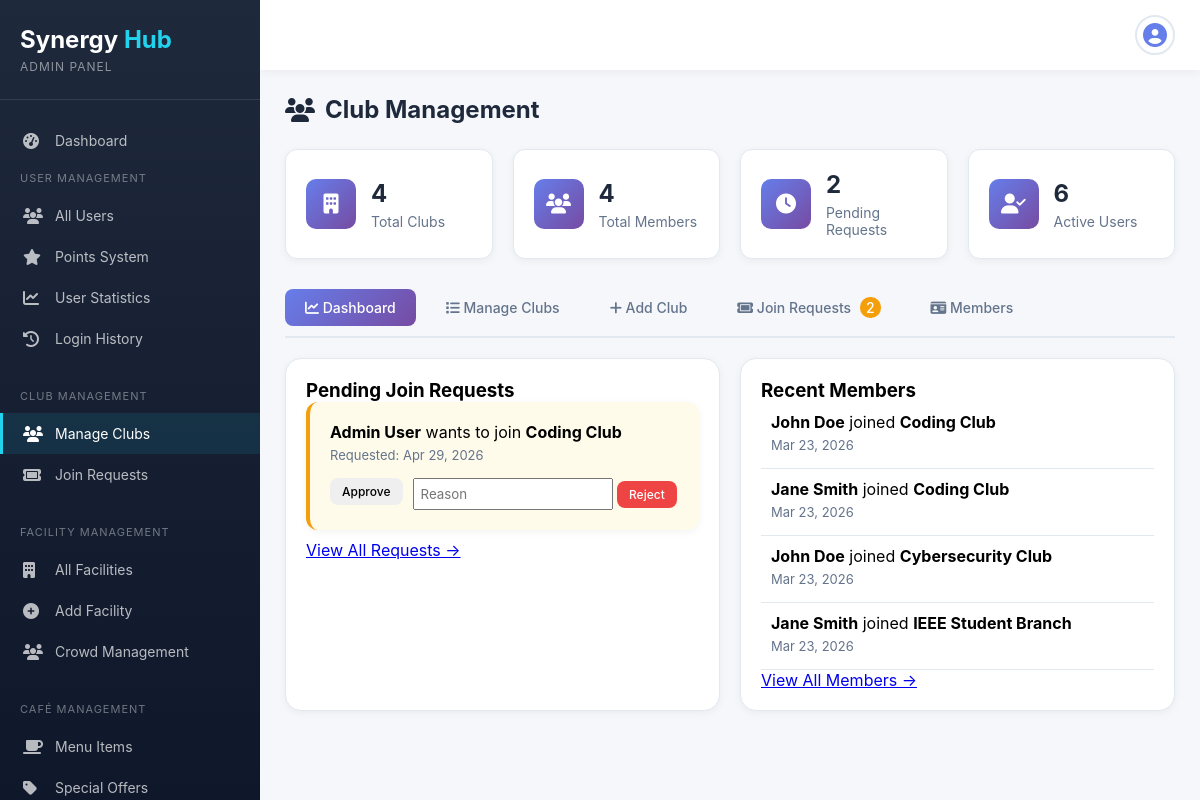
Page /synergy-hub_Full_Project/admin/club_management.php (signed in) on the committed database.
### tables this page shows
CREATE TABLE `joinrequests` (
  `RequestID` int(11) NOT NULL,
  `ClubID` int(11) NOT NULL,
  `UserID` int(11) NOT NULL,
  `RequestDate` datetime DEFAULT current_timestamp(),
  `Status` enum('Pending','Approved','Rejected') DEFAULT 'Pending',
  `AdminNotes` text DEFAULT NULL,
  `ReviewedBy` int(11) DEFAULT NULL,
  `ReviewedAt` datetime DEFAULT NULL
);

CREATE TABLE `users` (
  `UserID` int(11) NOT NULL,
  `StudentID` varchar(20) DEFAULT NULL,
  `Name` varchar(100) NOT NULL,
  `Email` varchar(100) NOT NULL,
  `PasswordHash` varchar(255) NOT NULL,
  `Role` enum('Admin','User','Visitor') DEFAULT 'User',
  `PointsBalance` int(11) DEFAULT 0,
  `MembershipStatus` enum('Active','Inactive','Expired') DEFAULT 'Active',
  `CreatedAt` timestamp NOT NULL DEFAULT current_timestamp()
);

CREATE TABLE `clubs` (
  `ClubID` int(11) NOT NULL,
  `Name` varchar(100) NOT NULL,
  `Description` text DEFAULT NULL,
  `LeaderID` int(11) DEFAULT NULL,
  `Category` varchar(50) DEFAULT NULL,
  `CreatedAt` timestamp NOT NULL DEFAULT current_timestamp(),
  `Status` enum('Active','Inactive') DEFAULT 'Active'
);

CREATE TABLE `clubmemberships` (
  `MembershipID` int(11) NOT NULL,
  `ClubID` int(11) NOT NULL,
  `UserID` int(11) NOT NULL,
  `JoinDate` date DEFAULT curdate(),
  `Role` enum('Member','Leader') DEFAULT 'Member',
  `Status` enum('Active','Inactive') DEFAULT 'Active'
);

### synergy-hub_Full_Project/admin/club_management.php (the view, shortened to what this page needs)
<?php
require_once 'config.php';
$active_tab = isset($_GET['tab']) ? $_GET['tab'] : 'dashboard';
$stats_sql = "SELECT
                (SELECT COUNT(*) FROM Clubs WHERE Status = 'Active') as total_clubs,
                (SELECT COUNT(*) FROM ClubMemberships WHERE Status = 'Active') as total_members,
                (SELECT COUNT(*) FROM JoinRequests WHERE Status = 'Pending') as pending_requests,
                (SELECT COUNT(*) FROM Users WHERE Role = 'User' AND MembershipStatus = 'Active') as active_users";
$stats_result = mysqli_query($conn, $stats_sql);
$stats = mysqli_fetch_assoc($stats_result);
$pending_sql = "SELECT jr.*, c.Name as ClubName, u.Name as UserName, u.Email, u.StudentID
                FROM JoinRequests jr
                JOIN Clubs c ON jr.ClubID = c.ClubID
                JOIN Users u ON jr.UserID = u.UserID
                WHERE jr.Status = 'Pending'
                ORDER BY jr.RequestDate DESC";
$pending_result = mysqli_query($conn, $pending_sql);
$recent_members_sql = "SELECT cm.*, c.Name as ClubName, u.Name as UserName, u.Email
                       FROM ClubMemberships cm
                       JOIN Clubs c ON cm.ClubID = c.ClubID
                       JOIN Users u ON cm.UserID = u.UserID
                       WHERE cm.Status = 'Active'
                       ORDER BY cm.JoinDate DESC
                       LIMIT 5";
$recent_members_result = mysqli_query($conn, $recent_members_sql);
?>
<!DOCTYPE html>
<html lang="en">
<head>
    <link rel="stylesheet" href="https://cdnjs.cloudflare.com/ajax/libs/font-awesome/6.5.0/css/all.min.css">
    <link rel="stylesheet" href="admin.css">
</head>
<body>
    <div class="admin-container">
        <?php include 'includes/sidebar.php'; ?>
        <div class="main-content">
            <?php include 'includes/topbar.php'; ?>
            <div class="content">
                <h1 class="page-title"><i class="fa-solid fa-users"></i> Club Management</h1>
                <div class="stats-grid">
                    <div class="stat-card"><div class="stat-icon"><i class="fa-solid fa-building"></i></div><div class="stat-info"><h3><?php echo $stats['total_clubs']; ?></h3><p>Total Clubs</p></div></div>
                    <div class="stat-card"><div class="stat-icon"><i class="fa-solid fa-users"></i></div><div class="stat-info"><h3><?php echo $stats['total_members']; ?></h3><p>Total Members</p></div></div>
                    <div class="stat-card"><div class="stat-icon"><i class="fa-solid fa-clock"></i></div><div class="stat-info"><h3><?php echo $stats['pending_requests']; ?></h3><p>Pending Requests</p></div></div>
                    <div class="stat-card"><div class="stat-icon"><i class="fa-solid fa-user-check"></i></div><div class="stat-info"><h3><?php echo $stats['active_users']; ?></h3><p>Active Users</p></div></div>
                </div>
                <div class="club-tabs">
                    <a href="?tab=dashboard" class="club-tab <?php echo $active_tab == 'dashboard' ? 'active' : ''; ?>"><i class="fa-solid fa-chart-line"></i> Dashboard</a>
                    <a href="?tab=clubs" class="club-tab <?php echo $active_tab == 'clubs' ? 'active' : ''; ?>"><i class="fa-solid fa-list"></i> Manage Clubs</a>
                    <a href="?tab=add" class="club-tab <?php echo $active_tab == 'add' ? 'active' : ''; ?>"><i class="fa-solid fa-plus"></i> Add Club</a>
                    <a href="?tab=requests" class="club-tab <?php echo $active_tab == 'requests' ? 'active' : ''; ?>"><i class="fa-solid fa-ticket"></i> Join Requests <?php if($stats['pending_requests'] > 0): ?><span style="background: #f59e0b; color: white; padding: 2px 6px; border-radius: 10px; margin-left: 5px;"><?php echo $stats['pending_requests']; ?></span><?php endif; ?></a>
                    <a href="?tab=members" class="club-tab <?php echo $active_tab == 'members' ? 'active' : ''; ?>"><i class="fa-solid fa-id-card"></i> Members</a>
                </div>
                <div id="tab-dashboard" class="tab-content <?php echo $active_tab == 'dashboard' ? 'active' : ''; ?>">
                    <div class="dashboard-grid" style="grid-template-columns: 1fr 1fr;">
                        <div class="dashboard-card">
                            <h3>Pending Join Requests</h3>
                            <?php if(mysqli_num_rows($pending_result) > 0): ?>
                                <?php while($request = mysqli_fetch_assoc($pending_result)): ?>
                                <div class="request-card pending-card" style="margin-bottom: 10px;">
                                    <div><strong><?php echo htmlspecialchars($request['UserName']); ?></strong> wants to join <strong><?php echo htmlspecialchars($request['ClubName']); ?></strong></div>
                                    <div class="request-details">Requested: <?php echo date('M d, Y', strtotime($request['RequestDate'])); ?></div>
                                    <div class="pending-actions">
                                        <form method="POST" action="" style="display: inline-block;">
                                            <button type="submit" name="approve_request" class="btn btn-success btn-sm" onclick="return confirm('Approve this request? User will receive 20 points.');">Approve</button>
                                        </form>
                                        <form method="POST" action="" style="display: inline-block;">
                                            <input type="text" name="admin_notes" placeholder="Reason" style="padding: 6px; width: 200px;">
                                            <button type="submit" name="reject_request" class="btn btn-danger btn-sm">Reject</button>
                                        </form>
                                    </div>
                                </div>
                                <?php endwhile; ?>
                            <?php else: ?>
                                <p>No pending requests</p>
                            <?php endif; ?>
                            <a href="?tab=requests" class="view-all">View All Requests →</a>
                        </div>
                        <div class="dashboard-card">
                            <h3>Recent Members</h3>
                            <?php if(mysqli_num_rows($recent_members_result) > 0): ?>
                                <?php while($member = mysqli_fetch_assoc($recent_members_result)): ?>
                                <div style="padding: 10px; border-bottom: 1px solid #e2e8f0;">
                                    <div><strong><?php echo htmlspecialchars($member['UserName']); ?></strong> joined <strong><?php echo htmlspecialchars($member['ClubName']); ?></strong></div>
                                    <div class="request-details"><?php echo date('M d, Y', strtotime($member['JoinDate'])); ?></div>
                                </div>
                                <?php endwhile; ?>
                            <?php else: ?>
                                <p>No recent members</p>
                            <?php endif; ?>
                            <a href="?tab=members" class="view-all">View All Members →</a>
                        </div>
                    </div>
                </div>
            </div>
        </div>
    </div>
</body>
</html>

### synergy-hub_Full_Project/admin/admin.css (style rules this page uses)
* { margin: 0; padding: 0; box-sizing: border-box; font-family: -apple-system, BlinkMacSystemFont, 'Segoe UI', Roboto, Oxygen, Ubuntu, sans-serif; }
body { background: #f5f7fb; }
.admin-container { display: flex; min-height: 100vh; }
.main-content { flex: 1; margin-left: 260px; min-width: 0; }
.content { padding: 25px; }
.page-title { font-size: 24px; color: #1e293b; margin-bottom: 25px; display: flex; align-items: center; gap: 10px; }
.stats-grid { display: grid; grid-template-columns: repeat(auto-fit, minmax(280px, 1fr)); gap: 20px; margin-bottom: 30px; }
.stat-card { background: white; border-radius: 16px; padding: 20px; box-shadow: 0 2px 8px rgba(0,0,0,0.05); display: flex; align-items: center; gap: 15px; position: relative; transition: all 0.3s; border: 1px solid #e2e8f0; }
.stat-icon { width: 60px; height: 60px; border-radius: 12px; display: flex; align-items: center; justify-content: center; font-size: 24px; }
.stat-info { flex: 1; }
.dashboard-grid { display: grid; grid-template-columns: 1fr 1fr; gap: 20px; }
.dashboard-card { background: white; border-radius: 16px; padding: 20px; box-shadow: 0 2px 8px rgba(0,0,0,0.05); border: 1px solid #e2e8f0; }
.btn { padding: 12px 24px; border: none; border-radius: 8px; font-size: 14px; font-weight: 500; cursor: pointer; transition: all 0.3s; display: inline-flex; align-items: center; gap: 8px; }
.btn-danger { background: #ef4444; color: white; }
.btn-sm { padding: 8px 16px; font-size: 12px; }

### synergy-hub_Full_Project/admin/club_management.php (style rules this page uses)
.club-tabs { display: flex; gap: 10px; margin-bottom: 20px; border-bottom: 2px solid #e2e8f0; padding-bottom: 10px; flex-wrap: wrap; }
.club-tab { padding: 10px 20px; background: none; border: none; color: #64748b; cursor: pointer; font-size: 14px; font-weight: 500; border-radius: 8px; transition: all 0.3s; text-decoration: none; display: inline-block; }
.club-tab.active { background: linear-gradient(135deg, #667eea 0%, #764ba2 100%); color: white; }
.tab-content { display: none; }
.tab-content.active { display: block; }
.stats-grid { display: grid; grid-template-columns: repeat(auto-fit, minmax(200px, 1fr)); gap: 20px; margin-bottom: 30px; }
.stat-card { background: white; border-radius: 12px; padding: 20px; box-shadow: 0 2px 8px rgba(0,0,0,0.05); display: flex; align-items: center; gap: 15px; }
.stat-icon { width: 50px; height: 50px; background: linear-gradient(135deg, #667eea 0%, #764ba2 100%); border-radius: 10px; display: flex; align-items: center; justify-content: center; color: white; font-size: 20px; }
.stat-info h3 { font-size: 24px; color: #1e293b; margin: 0; }
.stat-info p { color: #64748b; margin: 5px 0 0; font-size: 14px; }
.club-card, .request-card { background: white; border-radius: 12px; padding: 20px; margin-bottom: 15px; box-shadow: 0 2px 8px rgba(0,0,0,0.05); border-left: 4px solid #667eea; }
.pending-card { border-left-color: #f59e0b; background: #fffbeb; }
.btn-sm { padding: 6px 12px; font-size: 12px; }
.request-details { color: #64748b; font-size: 13px; margin: 5px 0; }
.pending-actions { display: flex; gap: 10px; margin-top: 15px; }

### rows in the picture
joinrequests: UserID.Name "Admin User", ClubID.Name "Coding Club", RequestDate "Apr 29, 2026"
clubmemberships: UserID.Name "John Doe", ClubID.Name "Coding Club", JoinDate "Mar 23, 2026"
clubmemberships: UserID.Name "Jane Smith", ClubID.Name "Coding Club", JoinDate "Mar 23, 2026"
clubmemberships: UserID.Name "John Doe", ClubID.Name "Cybersecurity Club", JoinDate "Mar 23, 2026"
clubmemberships: UserID.Name "Jane Smith", ClubID.Name "IEEE Student Branch", JoinDate "Mar 23, 2026"

### other values in the picture
$stats['total_clubs'] "4"
$stats['total_members'] "4"
$stats['pending_requests'] "2"
$stats['active_users'] "6"
